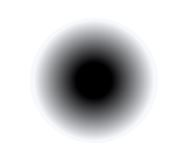
#> input picture 1.PNG, 179 x 168 px
$ python example1.py   (older library calls are emulated)
#> lines starting #> are read from the running program, lines starting #| are printed output that depends on the picture; after the words box and inside, x2 and y2 are one past the last pixel; in counts of white or black regions, pixels touching at a corner belong together
#> further down, img is the input picture: shape (168, 179, 3); mean B, G, R 210.3, 209, 208.7
# -*- coding: UTF-8 -*-
import os
from scipy import ndimage as ndi
import matplotlib.pyplot as plt
import cv2
import numpy as np


def sobel(gray,size):
    #ksize是指核的大小,只能取奇数，影响边缘的粗细
#> called with size = 3
    x = cv2.Sobel(gray,cv2.CV_16S,1,0,ksize=size)
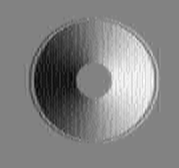
#> x: shape (168, 179) int16; min -59, max 56, mean 0; drawn with min black and max white
    y = cv2.Sobel(gray,cv2.CV_16S,0,1,ksize=size)
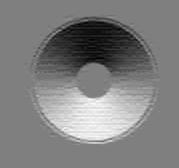
#> y: shape (168, 179) int16; min -56, max 56, mean 0; drawn with min black and max white

    # 转回uint8
    absX = cv2.convertScaleAbs(x)
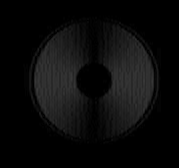
#> absX: shape (168, 179); min 0, max 59, mean 10.8
    absY = cv2.convertScaleAbs(y)
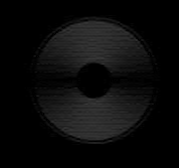
#> absY: shape (168, 179); min 0, max 56, mean 10.8
    dst = cv2.addWeighted(absX,0.5,absY,0.5,0)
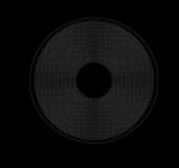
#> dst: shape (168, 179); min 0, max 43, mean 10.8
    return dst

os.chdir(os.path.dirname(__file__))
img = cv2.imdecode(np.fromfile('1.png', dtype=np.uint8), 1)

#图片先转成灰度的
gray = cv2.cvtColor(img,cv2.COLOR_BGR2GRAY)

gradient=sobel(gray,3)
#opencv的watershed函数只接受三通道的图像，因此需要将灰度图转换到BGR色彩空间
gradient=cv2.cvtColor(gradient,cv2.COLOR_GRAY2BGR)

#分水岭算法需要对背景、前景（目标）、未知区域进行标记。
#标记的数据类型必须是int32，否则后面会报错
#未知区域标记为0（黑色）
markers=np.zeros_like(gray, dtype=np.int32)

#确定的背景标记为1
markers[np.where(gray>253)]=1

#分离前景区域
ret,foreground=cv2.threshold(gray,220,255,cv2.THRESH_BINARY)
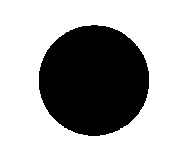
#> foreground: shape (168, 179); 68.1% white; 1 black region, box (x1, y1, x2, y2) and area: (39, 25, 149, 136) 9597

#确定的前景目标标记为2、3、4......(不同目标标记为不同序号，方面后面进行粘连前景的分割)
markers[np.where(foreground==0)]=2
markers2=markers.copy()


#只接受三通道的图像
#分水岭变换的结果会保存在markers2中
cv2.watershed(gradient,markers2)

#因为真实的图片色彩难以区分低梯度图像的差异，因此用plt显示图片赋予对比明显的颜色

# 生成画布
fig=plt.figure()
#生成子图，将画布分割成1行5列，图像画在从左到右从上到下的第1块
ax1=fig.add_subplot(151)
ax1.imshow(gray)
ax1.set_title("origin")

ax2=fig.add_subplot(152)
ax2.imshow(gray>253)
ax2.set_title("background")

ax3=fig.add_subplot(153)
ax3.imshow(foreground)
ax3.set_title("foreground")

ax4=fig.add_subplot(154)
ax4.imshow(markers)
ax4.set_title("markers")

ax5=fig.add_subplot(155)
ax5.imshow(markers2)
ax5.set_title("obj")

plt.show()
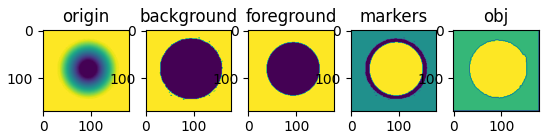
#> figure drawn by matplotlib, 5 panels

$ run again, with 2.PNG copied over 1.PNG
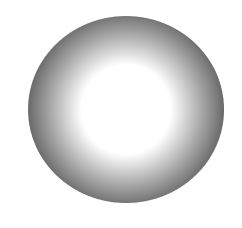
#> input picture 2.PNG, 242 x 228 px
#> img is the input picture: shape (228, 242, 3); min 92, max 255, mean 222.1
#> in sobel, `absY = cv2.convertScaleAbs(y)`:
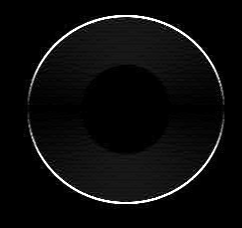
#> absY: shape (228, 242); min 0, max 255, mean 11.4
#> `ret,foreground=cv2.threshold(gray,220,255,cv2.THRESH_BINARY)`:
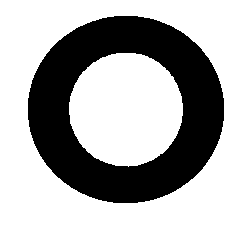
#> foreground: shape (228, 242); 66% white; 1 black region, box (x1, y1, x2, y2) and area: (28, 16, 224, 203) 18733

$ run again, with 3.PNG copied over 1.PNG
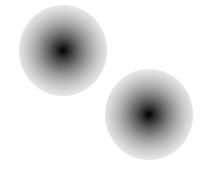
#> input picture 3.PNG, 207 x 181 px
#> img is the input picture: shape (181, 207, 3); min 6, max 255, mean 227
#> in sobel, `dst = cv2.addWeighted(absX,0.5,absY,0.5,0)`:
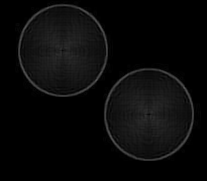
#> dst: shape (181, 207); min 0, max 84, mean 9.4
#> `ret,foreground=cv2.threshold(gray,220,255,cv2.THRESH_BINARY)`:
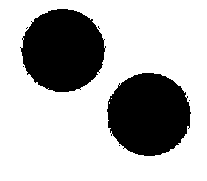
#> foreground: shape (181, 207); 71.1% white; 7 black regions (5 under 20 px), largest, box (x1, y1, x2, y2) and area: (107, 73, 191, 156) 5417, (20, 9, 106, 92) 5407

$ run again, with 7.PNG copied over 1.PNG
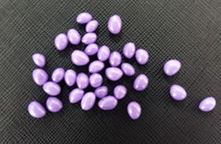
#> input picture 7.PNG, 221 x 144 px
#> img is the input picture: shape (144, 221, 3); mean B, G, R 89.2, 79, 86.2
#> `ret,foreground=cv2.threshold(gray,220,255,cv2.THRESH_BINARY)`:
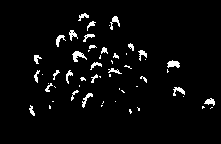
#> foreground: shape (144, 221); 3.8% white in thin lines or dots, all inside (x1, y1, x2, y2) = (29, 13, 215, 116)
